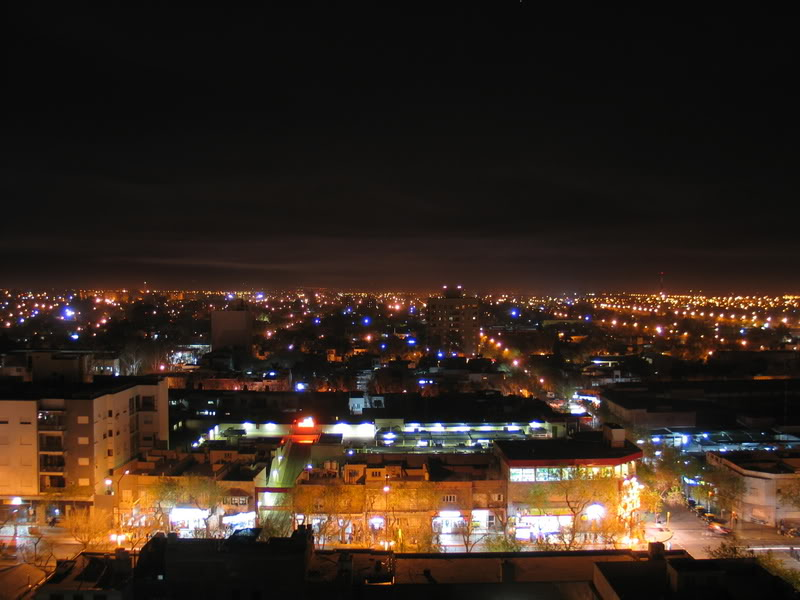
//> input picture OpencvLibro/OperacionesAritmeticasConImagenes/city.jpg, 800 x 600 px
$ ./oparitmetics   (built with g++ and OpenCV 4)
//> lines starting //> are read from the running program, lines starting //| are printed output that depends on the picture
/*Operaciones aritmeticas con imagenes*/
//Debido a que las imagenes son matrices es posible hacer operaciones aritmeticas logicas entre estas.
//Existen algunas funciones que nos permiten hacerlo, pero tambien es posible la sobrecarga de operadores
#include <opencv2/highgui/highgui.hpp>
#include <opencv2/imgproc/imgproc.hpp>
#include <cstdio>
#include <opencv2/opencv.hpp>
using namespace cv;
using namespace std;


int main(){
	char NombreTextura[] = "textura.jpg";
	char NombreImagen[] = "city.jpg";
	Mat src1 = imread(NombreImagen);
//> src1 is the input picture: 600 rows x 800 cols, CV_8UC3; mean B, G, R 30.2, 39.5, 53.5
	Mat src2 = imread(NombreTextura);
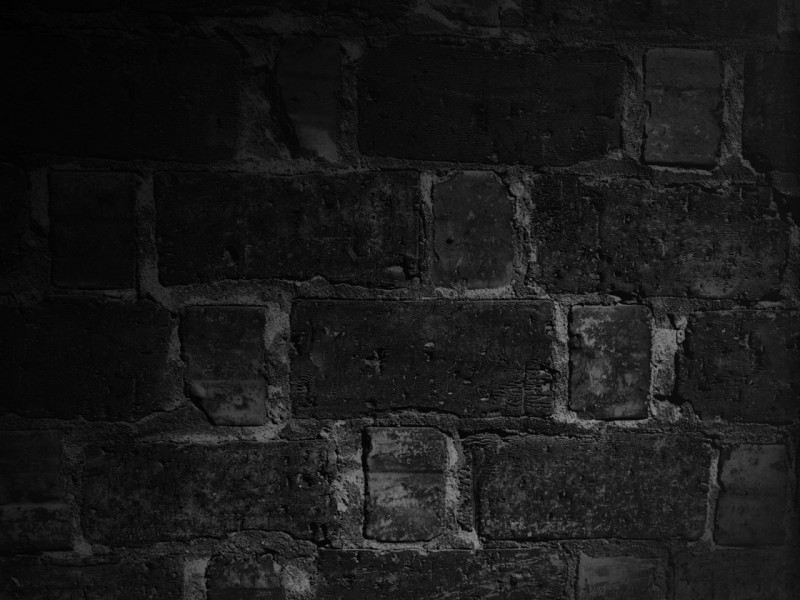
//> input picture OpencvLibro/OperacionesAritmeticasConImagenes/textura.jpg, 800 x 600 px
//> src2 is the input picture: 600 rows x 800 cols, CV_8UC3; min 0, max 146, mean 25.5
	Mat dst;
	if (src1.empty() || src2.empty()) {
		cout << "Error al leer las imagenes" << endl;
	}

	namedWindow("Imagen", WINDOW_AUTOSIZE);
	namedWindow("Textura", WINDOW_AUTOSIZE);
	imshow("Imagen", src1);
	imshow("Textura", src2);
	//addWeighted(src1, 0.5, src2, 0.9,0,dst); //Operacion suma con funcion
	dst = 0.7*src1 + 0.9*src2; // Operacion suma con sobrecarga de opreadores
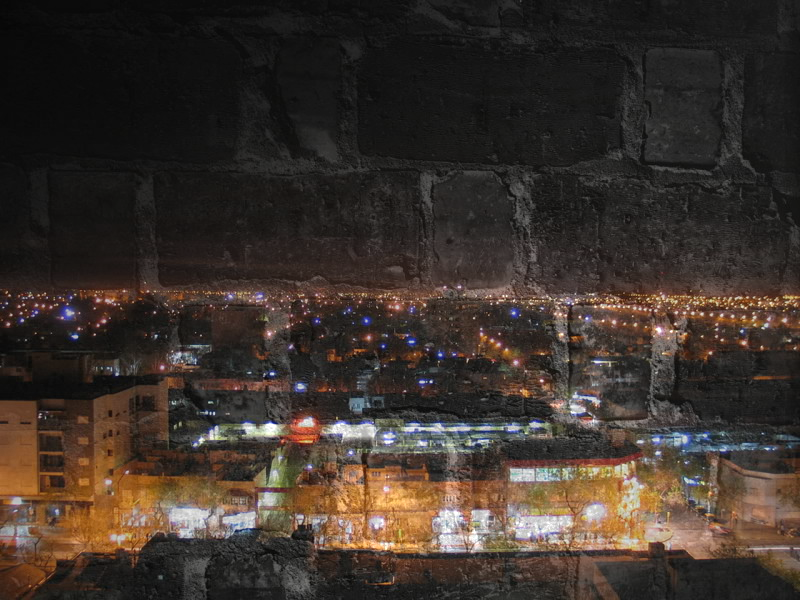
//> dst: 600 rows x 800 cols, CV_8UC3; mean B, G, R 44.1, 50.6, 60.4
	namedWindow("Destino", WINDOW_AUTOSIZE);
	imshow("Destino", dst);
	waitKey(0);

	return 0;
}
